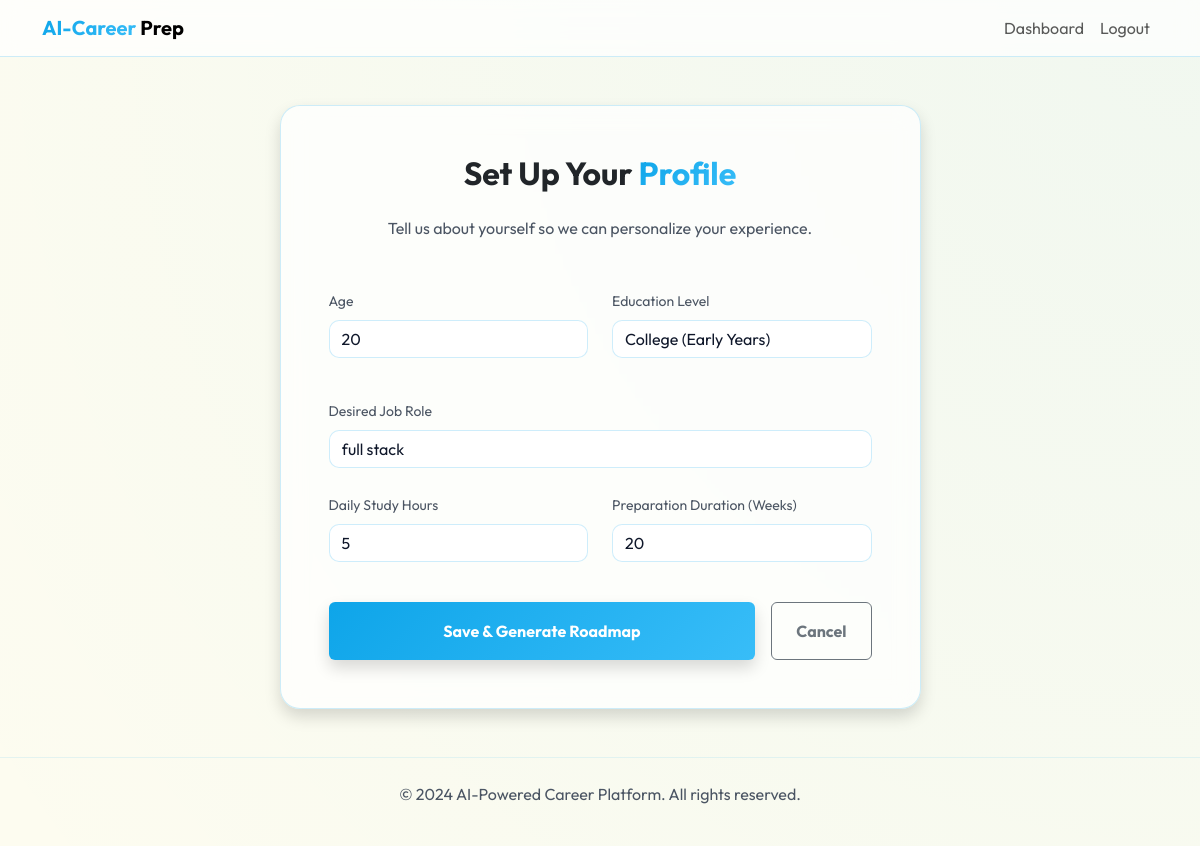
/onboarding (signed in), run on an earlier commit of the app's database.
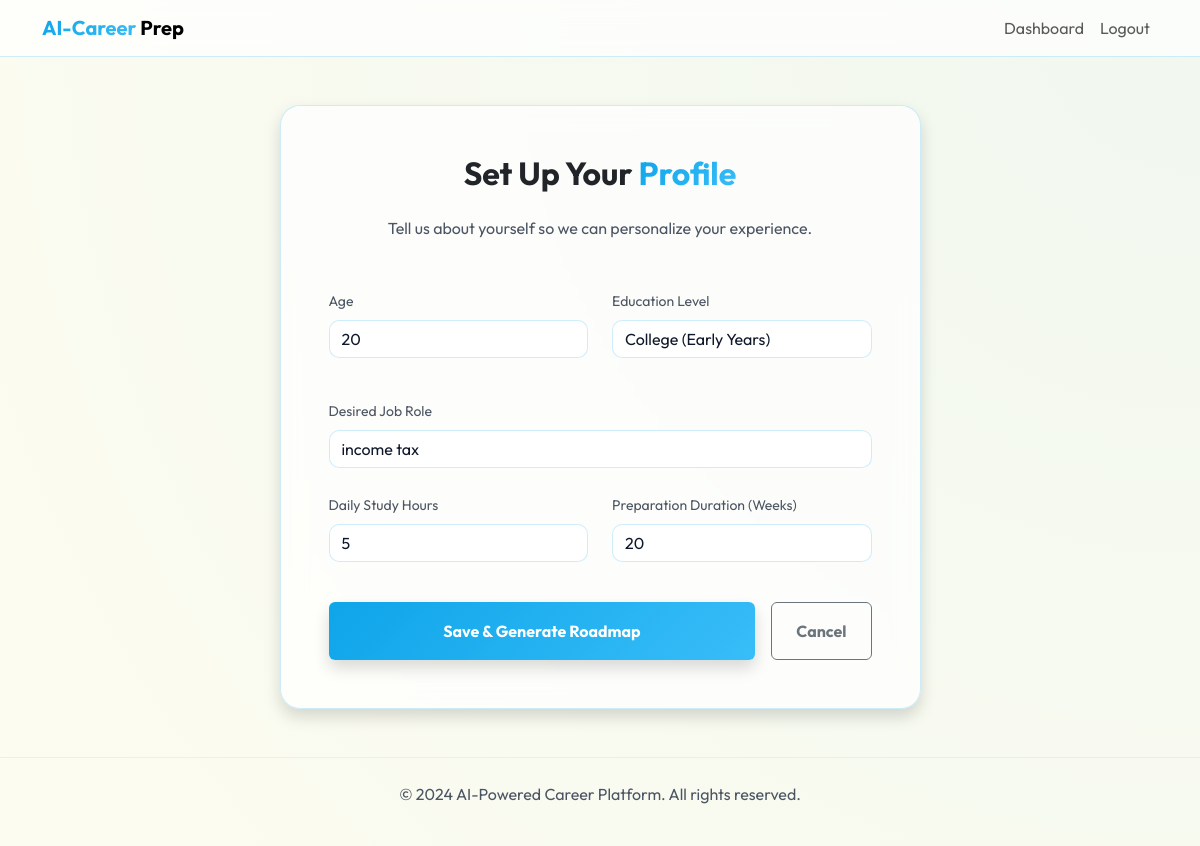
And on a later commit of the database.
### models.py (models this page shows)
class User(UserMixin, db.Model):
    id = db.Column(db.Integer, primary_key=True)
    username = db.Column(db.String(150), unique=True, nullable=False)
    email = db.Column(db.String(150), unique=True, nullable=False)
    password = db.Column(db.String(150), nullable=False)
    age = db.Column(db.Integer)
    education_level = db.Column(db.String(100))
    available_time = db.Column(db.String(100)) # e.g., "Full-time", "2 hours/day"
    desired_role = db.Column(db.String(100))
    prep_weeks = db.Column(db.Integer, default=1)
    readiness_score = db.Column(db.Integer, default=0)
    completed_modules = db.Column(db.String(500), default="") # Comma-separated indices
    sessions = db.relationship('InterviewSession', backref='user', lazy=True)

### app.py (the view, shortened to what this page needs)
    @app.route('/onboarding', methods=['GET', 'POST'])
    @login_required
    def onboarding():
        return render_template('onboarding.html')

### templates/onboarding.html (shortened to what this page needs)
{% extends "base.html" %}
{% block content %}
<div class="row justify-content-center">
    <div class="col-md-7">
        <div class="card card-glass p-5 shadow">
            <h2 class="text-center mb-4 fw-bold">Set Up Your <span class="gradient-text">Profile</span></h2>
            <p class="text-center text-muted mb-5">Tell us about yourself so we can personalize your experience.</p>
            <form method="POST">
                <div class="row mb-4">
                    <div class="col-md-6 mb-3">
                        <label class="form-label text-muted small">Age</label>
                        <input type="number" name="age" class="form-control" placeholder="e.g. 21" value="{{ current_user.age or '' }}" required>
                    </div>
                    <div class="col-md-6 mb-3">
                        <label class="form-label text-muted small">Education Level</label>
                        <select name="education_level" class="form-select form-control" required>
                            <option value="College (Early Years)" {% if current_user.education_level == 'College (Early Years)' %}selected{% endif %}>College (Early Years)</option>
                        </select>
                    </div>
                </div>
                <div class="mb-4">
                    <label class="form-label text-muted small">Desired Job Role</label>
                    <input type="text" name="desired_role" class="form-control" placeholder="e.g. Software Engineer" value="{{ current_user.desired_role or '' }}" required>
                </div>
                <div class="row mb-4">
                    <div class="col-md-6 mb-3">
                        <label class="form-label text-muted small">Daily Study Hours</label>
                        <input type="number" name="available_time" class="form-control" placeholder="e.g. 4" min="1" max="24" value="{{ current_user.available_time or '' }}" required>
                    </div>
                    <div class="col-md-6 mb-3">
                        <label class="form-label text-muted small">Preparation Duration (Weeks)</label>
                        <input type="number" name="prep_weeks" class="form-control" placeholder="e.g. 4" min="1" max="52" value="{{ current_user.prep_weeks or 1 }}" required>
                    </div>
                </div>
                <div class="d-flex gap-3 mt-2">
                    <button type="submit" class="btn btn-primary w-100 py-3 fw-bold shadow">Save & Generate Roadmap</button>
                    {% if current_user.desired_role %}
                    <a href="{{ url_for('dashboard') }}" class="btn btn-outline-secondary px-4 py-3 fw-bold">Cancel</a>
                    {% endif %}
                </div>
            </form>
        </div>
    </div>
</div>
{% endblock %}

### templates/base.html (shortened to what this page needs)
<!DOCTYPE html>
<html lang="en">
<head>
    <link href="https://cdn.jsdelivr.net/npm/bootstrap@5.3.0/dist/css/bootstrap.min.css" rel="stylesheet">
    <link rel="stylesheet" href="{{ url_for('static', filename='css/style.css') }}">
</head>
<body>
    <nav class="navbar navbar-expand-lg navbar-light sticky-top">
        <div class="container">
            <a class="navbar-brand fw-bold" href="{{ url_for('index') }}">
                <span style="background: var(--primary-gradient); -webkit-background-clip: text; background-clip: text; -webkit-text-fill-color: transparent;">AI-Career</span> Prep
            </a>
            <div class="collapse navbar-collapse" id="navbarNav">
                <ul class="navbar-nav ms-auto">
                    {% if current_user.is_authenticated %}
                        <li class="nav-item"><a class="nav-link" href="{{ url_for('dashboard') }}">Dashboard</a></li>
                        <li class="nav-item"><a class="nav-link" href="{{ url_for('logout') }}">Logout</a></li>
                    {% else %}
                        <li class="nav-item"><a class="nav-link" href="{{ url_for('login') }}">Login</a></li>
                        <li class="nav-item"><a class="nav-link btn btn-primary px-3 ms-lg-2" href="{{ url_for('register') }}">Get Started</a></li>
                    {% endif %}
                </ul>
            </div>
        </div>
    </nav>
    <main class="container py-5">
        {% block content %}{% endblock %}
    </main>
    <footer class="footer mt-auto py-4 border-top border-secondary">
        <div class="container text-center text-muted">
            <p>&copy; 2024 AI-Powered Career Platform. All rights reserved.</p>
        </div>
    </footer>
</body>
</html>

### static/css/style.css (style rules this page uses)
:root { --sky-blue: #0ea5e9; --sky-blue-hover: #0284c7; --cream-bg: #fdfcf0; --deep-slate: #0f172a; --glass-bg: rgba(255, 255, 255, 0.85); --glass-border: rgba(14, 165, 233, 0.15); --primary-gradient: linear-gradient(135deg, #0ea5e9 0%, #38bdf8 100%); }
body { background-color: var(--cream-bg); background-image: radial-gradient(circle at top right, rgba(14, 165, 233, 0.05), transparent); color: var(--deep-slate); min-height: 100vh; }
.card-glass { background: var(--glass-bg); backdrop-filter: blur(12px); border: 1px solid var(--glass-border); border-radius: 20px; box-shadow: 0 10px 30px rgba(14, 165, 233, 0.08); transition: transform 0.3s ease, box-shadow 0.3s ease; }
.gradient-text { background: var(--primary-gradient); -webkit-background-clip: text; background-clip: text; -webkit-text-fill-color: transparent; }
.form-control { background: white; border: 1px solid rgba(14, 165, 233, 0.2); color: var(--deep-slate); border-radius: 10px; }
.text-muted { color: #4b5563 !important; }
.border-secondary, .border-dark { border-color: rgba(14, 165, 233, 0.1) !important; }

### templates/base.html (style rules this page uses)
:root { --sky-blue: #0ea5e9; --sky-blue-hover: #0284c7; --cream-bg: #fdfcf0; --deep-slate: #0f172a; --glass-bg: rgba(255, 255, 255, 0.7); --glass-border: rgba(14, 165, 233, 0.2); --primary-gradient: linear-gradient(135deg, #0ea5e9 0%, #38bdf8 100%); }
body { font-family: 'Outfit', sans-serif; background-color: var(--cream-bg); color: var(--deep-slate); min-height: 100vh; }
.navbar { background: var(--glass-bg) !important; backdrop-filter: blur(10px); border-bottom: 1px solid var(--glass-border); }
.btn-primary { background: var(--primary-gradient); border: none; box-shadow: 0 4px 15px rgba(14, 165, 233, 0.3); color: white !important; }

What changed in the data, as far as the page shows it:
changed User "College (Early Years)": desired_role "full stack" → "income tax"
